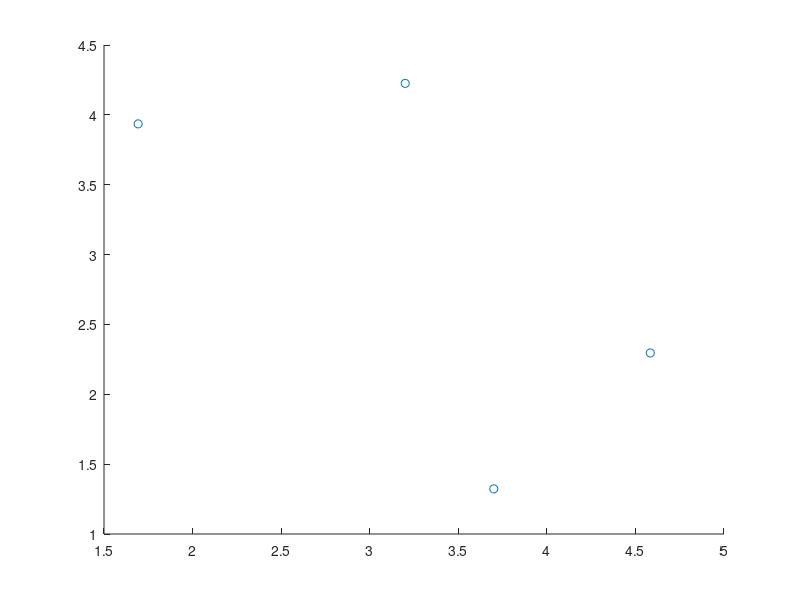

The MATLAB script that drew this image: (Note: this script raises an error after producing the figure.)
x=rand(1,4)*5;
y=rand(1,4)*5;
X = [x;y];
scatter(x,y)
[A,b,c,Aeq,beq]= lin(X,4);
lb = zeros(1,20);
ub = ones(1,20);
rtn = linprog(c,A,b,Aeq,beq,lb,ub);
rtn
zpq = rtn(1:16,:);
zz = reshape(zpq,[4,4]);
zz = zz';
yp = rtn(17:20,:);
yp
ctr = find(yp);
ctr
% two centers
X = X';
c1 = X(ctr(1),:);
c2 = X(ctr(2),:);
c3 = X(ctr(3),:);
c4 = X(ctr(4),:);
% c5 = X(ctr(5),:);
cc = [c1;c2;c3;c4];
plot(cc(:,1),cc(:,2),'*'); 
hold on
%Highlight the two centers 
gp1 = zz(ctr(1),:);
g1 = find(gp1);
gg1 = X(g1,:);
plot(gg1(:,1),gg1(:,2),'o');
gp2 = zz(ctr(2),:);
g2 = find(gp2);
gg2 = X(g2,:);
plot(gg2(:,1),gg2(:,2),'o');
gp3 = zz(ctr(3),:);
g3 = find(gp3);
gg3 = X(g3,:);
plot(gg3(:,1),gg3(:,2),'o');
gp4 = zz(ctr(4),:);
g4 = find(gp4);
gg4 = X(g4,:);
plot(gg4(:,1),gg4(:,2),'o');